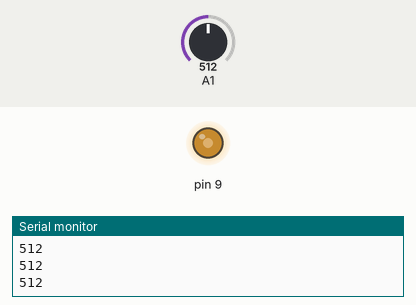
The sketch below on a simulated Arduino Uno, built with avr-gcc and run on an emulated ATmega328P. On the bench: output pins drawn as LEDs (lit = HIGH), the last lines printed to the serial monitor. Inputs (shaded band) come from the test bench; at power-on: A1 = 512.

Above: at 1.2 s.
1.3 s: A1 set to 716
At 1.9 s:
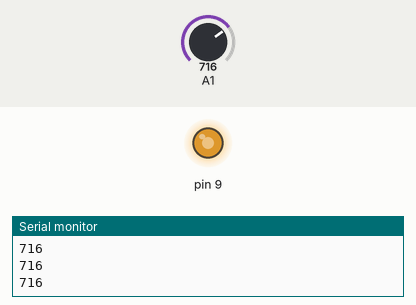
2.8 s: A1 set to 900
At 3.1 s:
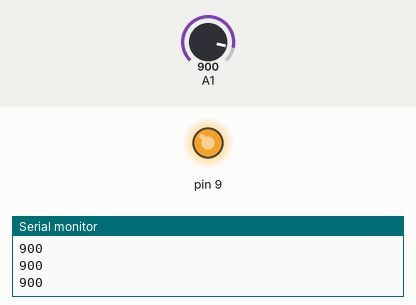
4.3 s: A1 set to 122
At 5.4 s:
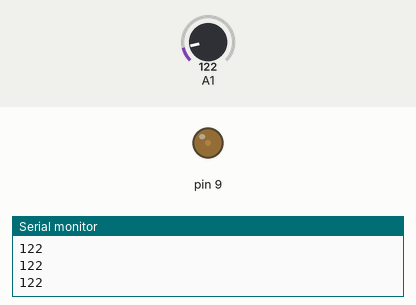
5.8 s: A1 set to 0
At 6.5 s:
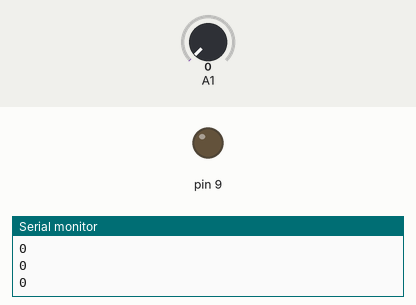
Timing chart, 0 to 8.3 s (numbered marks = the images above; inputs shaded):
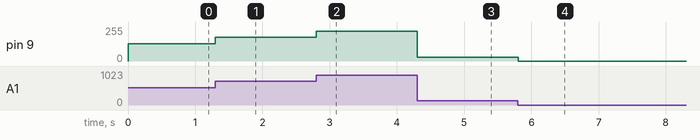

Measured:
- after the input at 1.3 s, pin 9: 128/255 → 179/255 at once
- after the input at 2.8 s, pin 9: 179/255 → 225/255 at once
- after the input at 4.3 s, pin 9: 225/255 → 30/255 at once
- after the input at 5.8 s, pin 9: 30/255 → 0/255 at once

The sketch:

ex_aula_7.ino
```cpp
void setup() {
  // put your setup code here, to run once:
Serial.begin(9600);
}

void loop() {
  // put your main code here, to run repeatedly:
  analogWrite(9, analogRead(A1)/4);
Serial.println(analogRead(A1));
}
```
